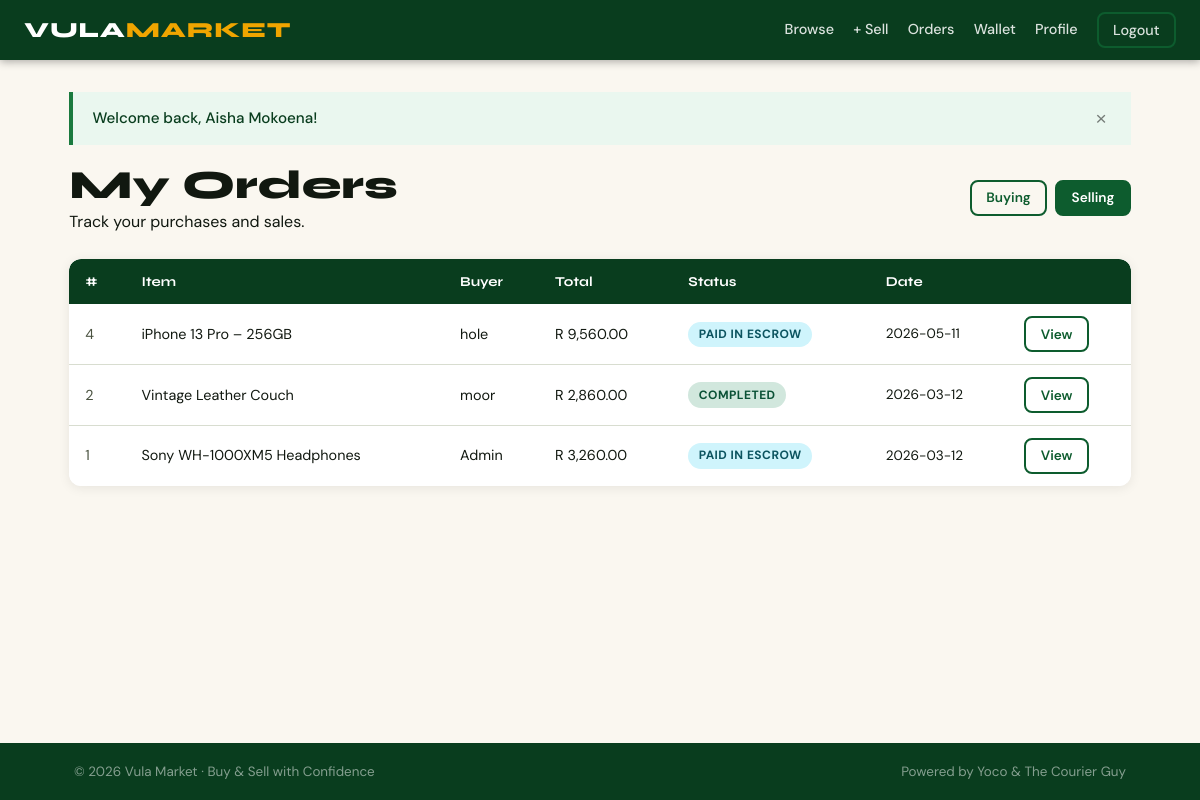
The app's page /orders/index.php?tab=selling (signed in) with its own data.
### tables this page shows
CREATE TABLE orders (
            id               INTEGER PRIMARY KEY AUTOINCREMENT,
            buyer_id         INTEGER NOT NULL REFERENCES users(id),
            seller_id        INTEGER NOT NULL REFERENCES users(id),
            product_id       INTEGER NOT NULL REFERENCES products(id),
            amount           REAL    NOT NULL,
            shipping_cost    REAL    NOT NULL DEFAULT 0.00,
            total_amount     REAL    NOT NULL,
            yoco_checkout_id TEXT    UNIQUE,
            tcg_shipment_id  TEXT,
            tcg_service_code TEXT,
            shipping_address TEXT    NOT NULL,
            status           TEXT    NOT NULL DEFAULT 'pending',
            created_at       TEXT    NOT NULL DEFAULT (datetime('now')),
            updated_at       TEXT    NOT NULL DEFAULT (datetime('now'))
        , collection_address TEXT, tcg_collection_code TEXT, tcg_locker_terminal TEXT, tcg_shipment_raw_id INTEGER);

CREATE TABLE products (
            id          INTEGER PRIMARY KEY AUTOINCREMENT,
            seller_id   INTEGER NOT NULL REFERENCES users(id) ON DELETE CASCADE,
            title       TEXT    NOT NULL,
            description TEXT    NOT NULL,
            price       REAL    NOT NULL,
            image_path  TEXT    NOT NULL,
            is_active   INTEGER NOT NULL DEFAULT 1,
            created_at  TEXT    NOT NULL DEFAULT (datetime('now'))
        , box_size TEXT NOT NULL DEFAULT 'S');

CREATE TABLE users (
            id         INTEGER PRIMARY KEY AUTOINCREMENT,
            name       TEXT    NOT NULL,
            email      TEXT    NOT NULL UNIQUE,
            password   TEXT    NOT NULL,
            balance    REAL    NOT NULL DEFAULT 0.00,
            is_admin   INTEGER NOT NULL DEFAULT 0,
            created_at TEXT    NOT NULL DEFAULT (datetime('now'))
        , collection_address TEXT, phone TEXT, locker_terminal TEXT);

### includes/db.php (called while the page is built, shortened)
<?php
function db(): PDO {
    static $pdo = null;
    if ($pdo !== null) return $pdo;
    $pdo = new PDO('sqlite:' . DB_PATH, null, null, [
        PDO::ATTR_ERRMODE            => PDO::ERRMODE_EXCEPTION,
        PDO::ATTR_DEFAULT_FETCH_MODE => PDO::FETCH_ASSOC,
        PDO::ATTR_EMULATE_PREPARES   => false,
    ]);
    $pdo->exec('PRAGMA journal_mode=WAL');
    $pdo->exec('PRAGMA foreign_keys=ON');
    return $pdo;
}

### includes/helpers.php (called while the page is built, shortened)
<?php
require_once __DIR__ . '/db.php';
function e(mixed $v): string {
    return htmlspecialchars((string)$v, ENT_QUOTES | ENT_SUBSTITUTE, 'UTF-8');
}
function fmt_money(float $amount): string {
    return 'R ' . number_format($amount, 2);
}

### orders/index.php (the view, shortened to what this page needs)
<?php
require_once __DIR__ . '/../includes/helpers.php';
require_once __DIR__ . '/../includes/layout.php';
$u = require_auth();
$tab = $_GET['tab'] ?? 'buying';
if ($tab === 'selling') {
    $st = db()->prepare(
        'SELECT o.*, p.title AS product_title, u.name AS buyer_name
         FROM orders o
         JOIN products p ON p.id = o.product_id
         JOIN users u ON u.id = o.buyer_id
         WHERE o.seller_id = ?
         ORDER BY o.created_at DESC'
    );
}
$st->execute([$u['id']]);
$orders = $st->fetchAll();
?>
<div class="page-header flex-between" style="flex-wrap:wrap;gap:.5rem">
    <div>
        <h1>My Orders</h1>
        <p>Track your purchases and sales.</p>
    </div>
    <div class="flex gap-1">
        <a href="?tab=buying"  class="btn btn-sm <?= $tab==='buying'  ? 'btn-primary' : 'btn-outline' ?>">Buying</a>
        <a href="?tab=selling" class="btn btn-sm <?= $tab==='selling' ? 'btn-primary' : 'btn-outline' ?>">Selling</a>
    </div>
</div>
<?php if (empty($orders)): ?>
    <div class="empty-state">
        <h3>No orders yet</h3>
        <?php if ($tab === 'buying'): ?>
            <p>Browse listings and make your first purchase.</p>
            <a href="<?= APP_URL ?>/index.php" class="btn btn-primary mt-2">Browse Listings</a>
        <?php else: ?>
            <p>You haven't sold anything yet. Post a listing!</p>
            <a href="<?= APP_URL ?>/listings/create.php" class="btn btn-primary mt-2">Post a Listing</a>
        <?php endif; ?>
    </div>
<?php else: ?>
    <div class="card">
        <div class="table-wrap">
            <table>
                <thead>
                    <tr>
                        <th>#</th>
                        <th>Item</th>
                        <th><?= $tab==='buying' ? 'Seller' : 'Buyer' ?></th>
                        <th>Total</th>
                        <th>Status</th>
                        <th>Date</th>
                        <th></th>
                    </tr>
                </thead>
                <tbody>
                    <?php foreach ($orders as $o): ?>
                    <tr>
                        <td><?= $o['id'] ?></td>
                        <td><?= e($o['product_title']) ?></td>
                        <td><?= e($tab==='buying' ? $o['seller_name'] : $o['buyer_name']) ?></td>
                        <td><?= fmt_money($o['total_amount']) ?></td>
                        <td><span class="badge badge-<?= e($o['status']) ?>"><?= e(str_replace('_',' ',$o['status'])) ?></span></td>
                        <td style="font-size:.85rem;color:var(--text-muted)"><?= substr($o['created_at'],0,10) ?></td>
                        <td><a href="<?= APP_URL ?>/orders/view.php?id=<?= $o['id'] ?>" class="btn btn-sm btn-outline">View</a></td>
                    </tr>
                    <?php endforeach; ?>
                </tbody>
            </table>
        </div>
    </div>
<?php endif; ?>

### public/css/app.css (style rules this page uses)
:root { --green: #0d5c2e; --green-d: #093d1e; --green-l: #1a7a3e; --gold: #f0a500; --gold-l: #f7c54b; --amber: #e67e00; --cream: #faf7f0; --dark: #111810; --mid: #4a5240; --muted: #8a9080; --border: #d8ddd0; --white: #ffffff; --danger: #c0392b; --radius: 8px; --shadow: 0 2px 12px rgba(0,0,0,0.08); --shadow-lg:0 8px 32px rgba(0,0,0,0.14); --font-head:'Syne', sans-serif; --font-body:'DM Sans', sans-serif; }
*, *::before, *::after { box-sizing: border-box; margin: 0; padding: 0; }
html { font-size: 16px; scroll-behavior: smooth; }
body { font-family: var(--font-body); background: var(--cream); color: var(--dark); min-height: 100vh; display: flex; flex-direction: column; line-height: 1.6; }
h1, h2, h3, h4 { font-family: var(--font-head); font-weight: 800; line-height: 1.2; }
h1 { font-size: clamp(1.7rem, 4vw, 2.5rem); }
.page-header { margin-bottom: 1.5rem; }
.btn { display: inline-block; padding: 0.65rem 1.4rem; border-radius: var(--radius); font-family: var(--font-body); font-weight: 600; font-size: 0.95rem; cursor: pointer; text-decoration: none; border: 2px solid transparent; transition: background .15s, transform .1s; text-align: center; line-height: 1.4; }
.btn-primary { background: var(--green); color: #fff; border-color: var(--green); }
.btn-outline { background: transparent; border-color: var(--green); color: var(--green); }
.btn-sm { padding: 0.4rem 0.9rem; font-size: 0.85rem; }
.card { background: #fff; border-radius: 12px; box-shadow: var(--shadow); overflow: hidden; }
.table-wrap { overflow-x: auto; border-radius: 12px; box-shadow: var(--shadow); }
table { width: 100%; border-collapse: collapse; background: #fff; }
th { background: var(--green-d); color: #fff; font-family: var(--font-head); font-size: 0.85rem; padding: 0.75rem 1rem; text-align: left; white-space: nowrap; }
td { padding: 0.75rem 1rem; border-bottom: 1px solid var(--border); font-size: 0.9rem; vertical-align: middle; }
tr:last-child td { border-bottom: none; }
.badge, .status { display: inline-block; padding: 0.2rem 0.65rem; border-radius: 20px; font-size: 0.75rem; font-weight: 700; text-transform: uppercase; letter-spacing: 0.04em; }
.badge-paid_in_escrow, .status-paid_in_escrow { background: #cff4fc; color: #0c5460; }
.badge-completed, .status-completed { background: #d1e7dd; color: #0a5136; }
.flex { display: flex; align-items: center; gap: 0.75rem; }
.flex-between { display: flex; align-items: center; justify-content: space-between; flex-wrap: wrap; gap: 0.5rem; }
.gap-1 { gap: 0.5rem; }
table td:first-child { color: var(--mid); }

### records on screen
orders: id "4", product.title "iPhone 13 Pro – 256GB", buyer.name "hole", total_amount "R 9,560.00", status "PAID IN ESCROW", created_at "2026-05-11"
orders: id "2", product.title "Vintage Leather Couch", buyer.name "moor", total_amount "R 2,860.00", status "COMPLETED", created_at "2026-03-12"
orders: id "1", product.title "Sony WH-1000XM5 Headphones", buyer.name "Admin", total_amount "R 3,260.00", status "PAID IN ESCROW", created_at "2026-03-12"

### other values on screen
$msg "Welcome back, Aisha Mokoena!"
APP_NAME "Vula Market"
